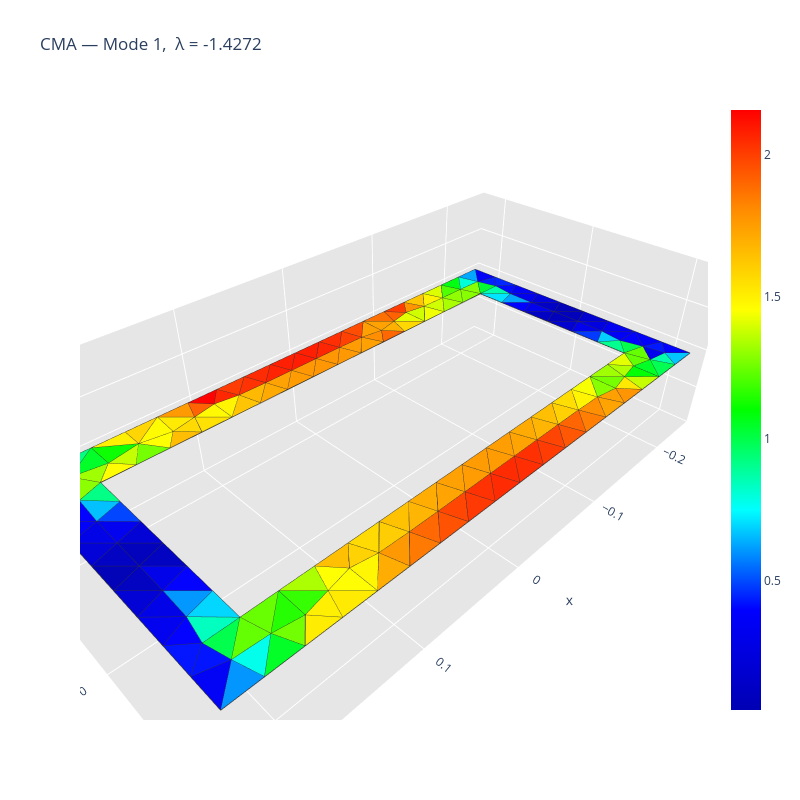
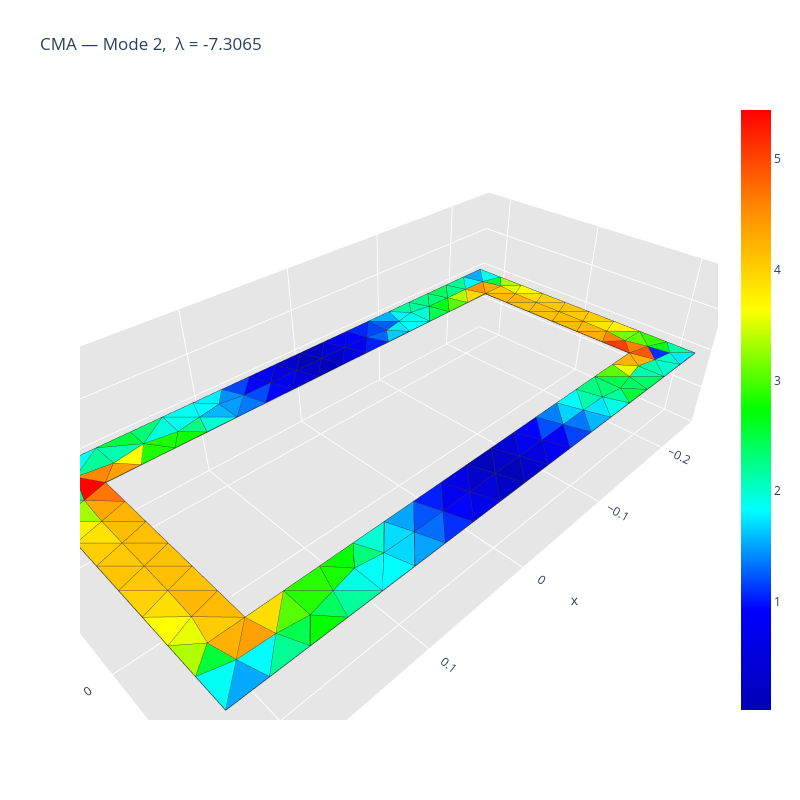
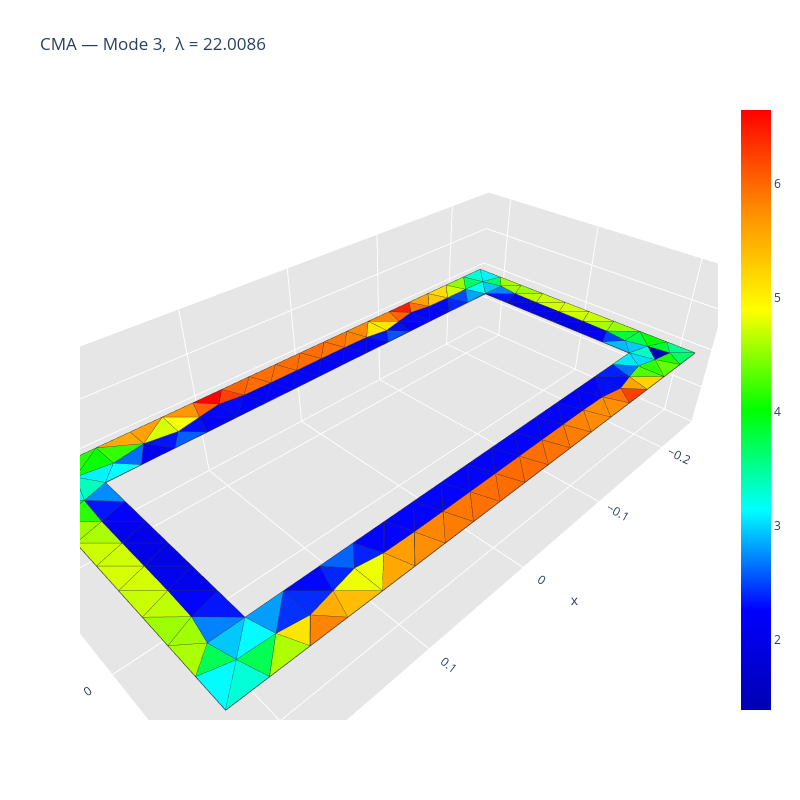
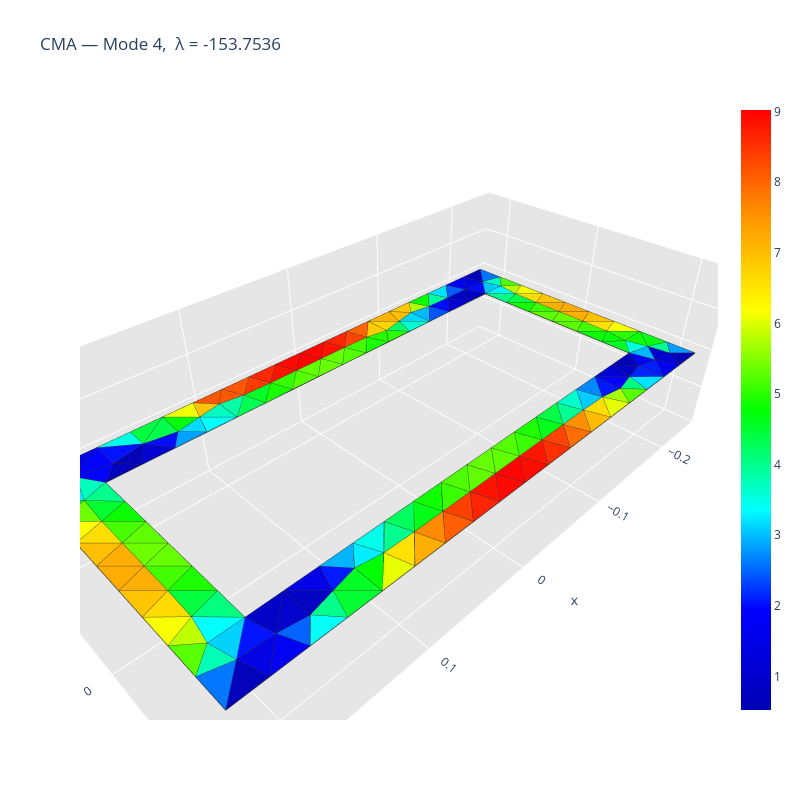

Notebook code for these charts, in order:
### Code cell
# 5. Characteristic currents of the first 6 modes, at the design frequency
frequency = 200e6
modal_data = cma_algorithm(path, frequency=frequency, n_modes=n_modes_cma, show=True)

### Figure 1 — Plotly figure (JSON) as saved in the notebook; plotly's stock layout.template omitted (floating-point values rounded to 4 significant figures; data arrays with more than 128 entries replaced by an {"elided": "..."} marker saying what was removed)
{"data": [{"facecolor": {"elided": "204 str values"}, "i": {"elided": "204 int values"}, "j": {"elided": "204 int values"}, "k": {"elided": "204 int values"}, "name": "", "type": "mesh3d", "x": {"elided": "150 float values"}, "y": {"elided": "150 float values"}, "z": {"elided": "150 float values"}}, {"line": {"color": "rgb(50, 50, 50)", "width": 1.5}, "mode": "lines", "showlegend": false, "type": "scatter3d", "x": {"elided": "1020 float values"}, "y": {"elided": "1020 float values"}, "z": {"elided": "1020 int values"}}, {"hoverinfo": "none", "marker": {"color": [0.0464, 2.156], "colorscale": [[0, "rgb(0, 0, 180)"], [0.1667, "rgb(0, 0, 255)"], [0.3333, "rgb(0, 255, 255)"], [0.5, "rgb(0, 255, 0)"], [0.6667, "rgb(255, 255, 0)"], [0.8333, "rgb(255, 140, 0)"], [1, "rgb(255, 0, 0)"]], "showscale": true, "size": 0.1}, "mode": "markers", "showlegend": false, "type": "scatter3d", "x": [-0.2], "y": [-0.08], "z": [0.0]}], "layout": {"height": 800, "legend": {"bgcolor": "rgba(255,255,255,0.7)", "bordercolor": "lightgray", "borderwidth": 1, "x": 0.2, "xanchor": "left", "y": 0.9, "yanchor": "top"}, "scene": {"aspectratio": {"x": 1, "y": 0.5, "z": 0.3}, "camera": {"eye": {"x": 0.65, "y": 0.65, "z": 0.65}}, "xaxis": {"backgroundcolor": "rgb(230, 230, 230)", "gridcolor": "rgb(255, 255, 255)", "showbackground": true, "zerolinecolor": "rgb(255, 255, 255)"}, "yaxis": {"backgroundcolor": "rgb(230, 230, 230)", "gridcolor": "rgb(255, 255, 255)", "showbackground": true, "zerolinecolor": "rgb(255, 255, 255)"}, "zaxis": {"backgroundcolor": "rgb(230, 230, 230)", "gridcolor": "rgb(255, 255, 255)", "showbackground": true, "zerolinecolor": "rgb(255, 255, 255)"}}, "title": {"text": "CMA — Mode 1,  λ = -1.4272"}, "width": 800}}

### Figure 2 — Plotly figure (JSON) as saved in the notebook; plotly's stock layout.template omitted (floating-point values rounded to 4 significant figures; data arrays with more than 128 entries replaced by an {"elided": "..."} marker saying what was removed)
{"data": [{"facecolor": {"elided": "204 str values"}, "i": {"elided": "204 int values"}, "j": {"elided": "204 int values"}, "k": {"elided": "204 int values"}, "name": "", "type": "mesh3d", "x": {"elided": "150 float values"}, "y": {"elided": "150 float values"}, "z": {"elided": "150 float values"}}, {"line": {"color": "rgb(50, 50, 50)", "width": 1.5}, "mode": "lines", "showlegend": false, "type": "scatter3d", "x": {"elided": "1020 float values"}, "y": {"elided": "1020 float values"}, "z": {"elided": "1020 int values"}}, {"hoverinfo": "none", "marker": {"color": [0.02082, 5.444], "colorscale": [[0, "rgb(0, 0, 180)"], [0.1667, "rgb(0, 0, 255)"], [0.3333, "rgb(0, 255, 255)"], [0.5, "rgb(0, 255, 0)"], [0.6667, "rgb(255, 255, 0)"], [0.8333, "rgb(255, 140, 0)"], [1, "rgb(255, 0, 0)"]], "showscale": true, "size": 0.1}, "mode": "markers", "showlegend": false, "type": "scatter3d", "x": [-0.2], "y": [-0.08], "z": [0.0]}], "layout": {"height": 800, "legend": {"bgcolor": "rgba(255,255,255,0.7)", "bordercolor": "lightgray", "borderwidth": 1, "x": 0.2, "xanchor": "left", "y": 0.9, "yanchor": "top"}, "scene": {"aspectratio": {"x": 1, "y": 0.5, "z": 0.3}, "camera": {"eye": {"x": 0.65, "y": 0.65, "z": 0.65}}, "xaxis": {"backgroundcolor": "rgb(230, 230, 230)", "gridcolor": "rgb(255, 255, 255)", "showbackground": true, "zerolinecolor": "rgb(255, 255, 255)"}, "yaxis": {"backgroundcolor": "rgb(230, 230, 230)", "gridcolor": "rgb(255, 255, 255)", "showbackground": true, "zerolinecolor": "rgb(255, 255, 255)"}, "zaxis": {"backgroundcolor": "rgb(230, 230, 230)", "gridcolor": "rgb(255, 255, 255)", "showbackground": true, "zerolinecolor": "rgb(255, 255, 255)"}}, "title": {"text": "CMA — Mode 2,  λ = -7.3065"}, "width": 800}}

### Figure 3 — Plotly figure (JSON) as saved in the notebook; plotly's stock layout.template omitted (floating-point values rounded to 4 significant figures; data arrays with more than 128 entries replaced by an {"elided": "..."} marker saying what was removed)
{"data": [{"facecolor": {"elided": "204 str values"}, "i": {"elided": "204 int values"}, "j": {"elided": "204 int values"}, "k": {"elided": "204 int values"}, "name": "", "type": "mesh3d", "x": {"elided": "150 float values"}, "y": {"elided": "150 float values"}, "z": {"elided": "150 float values"}}, {"line": {"color": "rgb(50, 50, 50)", "width": 1.5}, "mode": "lines", "showlegend": false, "type": "scatter3d", "x": {"elided": "1020 float values"}, "y": {"elided": "1020 float values"}, "z": {"elided": "1020 int values"}}, {"hoverinfo": "none", "marker": {"color": [1.385, 6.649], "colorscale": [[0, "rgb(0, 0, 180)"], [0.1667, "rgb(0, 0, 255)"], [0.3333, "rgb(0, 255, 255)"], [0.5, "rgb(0, 255, 0)"], [0.6667, "rgb(255, 255, 0)"], [0.8333, "rgb(255, 140, 0)"], [1, "rgb(255, 0, 0)"]], "showscale": true, "size": 0.1}, "mode": "markers", "showlegend": false, "type": "scatter3d", "x": [-0.2], "y": [-0.08], "z": [0.0]}], "layout": {"height": 800, "legend": {"bgcolor": "rgba(255,255,255,0.7)", "bordercolor": "lightgray", "borderwidth": 1, "x": 0.2, "xanchor": "left", "y": 0.9, "yanchor": "top"}, "scene": {"aspectratio": {"x": 1, "y": 0.5, "z": 0.3}, "camera": {"eye": {"x": 0.65, "y": 0.65, "z": 0.65}}, "xaxis": {"backgroundcolor": "rgb(230, 230, 230)", "gridcolor": "rgb(255, 255, 255)", "showbackground": true, "zerolinecolor": "rgb(255, 255, 255)"}, "yaxis": {"backgroundcolor": "rgb(230, 230, 230)", "gridcolor": "rgb(255, 255, 255)", "showbackground": true, "zerolinecolor": "rgb(255, 255, 255)"}, "zaxis": {"backgroundcolor": "rgb(230, 230, 230)", "gridcolor": "rgb(255, 255, 255)", "showbackground": true, "zerolinecolor": "rgb(255, 255, 255)"}}, "title": {"text": "CMA — Mode 3,  λ = 22.0086"}, "width": 800}}

### Figure 4 — Plotly figure (JSON) as saved in the notebook; plotly's stock layout.template omitted (floating-point values rounded to 4 significant figures; data arrays with more than 128 entries replaced by an {"elided": "..."} marker saying what was removed)
{"data": [{"facecolor": {"elided": "204 str values"}, "i": {"elided": "204 int values"}, "j": {"elided": "204 int values"}, "k": {"elided": "204 int values"}, "name": "", "type": "mesh3d", "x": {"elided": "150 float values"}, "y": {"elided": "150 float values"}, "z": {"elided": "150 float values"}}, {"line": {"color": "rgb(50, 50, 50)", "width": 1.5}, "mode": "lines", "showlegend": false, "type": "scatter3d", "x": {"elided": "1020 float values"}, "y": {"elided": "1020 float values"}, "z": {"elided": "1020 int values"}}, {"hoverinfo": "none", "marker": {"color": [0.5274, 9.019], "colorscale": [[0, "rgb(0, 0, 180)"], [0.1667, "rgb(0, 0, 255)"], [0.3333, "rgb(0, 255, 255)"], [0.5, "rgb(0, 255, 0)"], [0.6667, "rgb(255, 255, 0)"], [0.8333, "rgb(255, 140, 0)"], [1, "rgb(255, 0, 0)"]], "showscale": true, "size": 0.1}, "mode": "markers", "showlegend": false, "type": "scatter3d", "x": [-0.2], "y": [-0.08], "z": [0.0]}], "layout": {"height": 800, "legend": {"bgcolor": "rgba(255,255,255,0.7)", "bordercolor": "lightgray", "borderwidth": 1, "x": 0.2, "xanchor": "left", "y": 0.9, "yanchor": "top"}, "scene": {"aspectratio": {"x": 1, "y": 0.5, "z": 0.3}, "camera": {"eye": {"x": 0.65, "y": 0.65, "z": 0.65}}, "xaxis": {"backgroundcolor": "rgb(230, 230, 230)", "gridcolor": "rgb(255, 255, 255)", "showbackground": true, "zerolinecolor": "rgb(255, 255, 255)"}, "yaxis": {"backgroundcolor": "rgb(230, 230, 230)", "gridcolor": "rgb(255, 255, 255)", "showbackground": true, "zerolinecolor": "rgb(255, 255, 255)"}, "zaxis": {"backgroundcolor": "rgb(230, 230, 230)", "gridcolor": "rgb(255, 255, 255)", "showbackground": true, "zerolinecolor": "rgb(255, 255, 255)"}}, "title": {"text": "CMA — Mode 4,  λ = -153.7536"}, "width": 800}}
